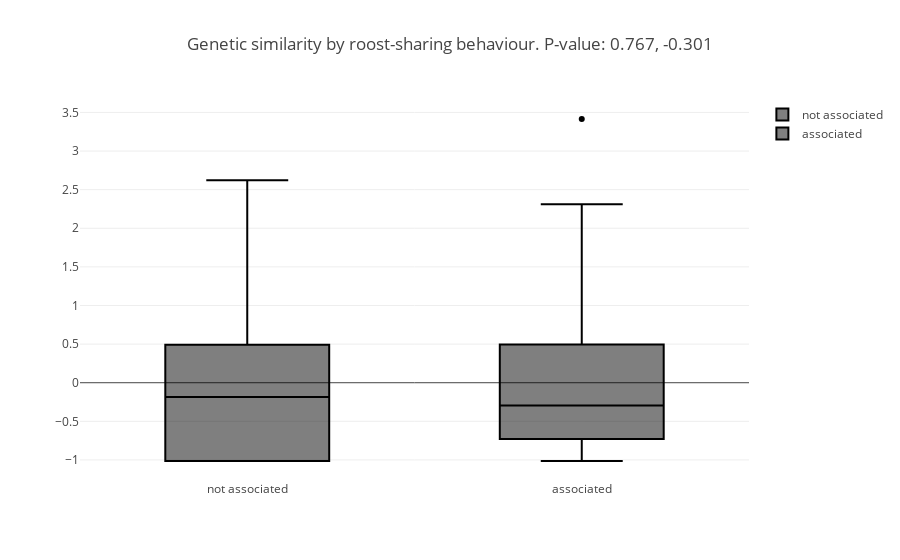

Notebook code cell kept with this figure:
### Markdown cell above
**Fig. 4** Density plot of pairwise roost-use similarity and genetic distance among Ana's bats.


It appears we could use a **threshold of 1** on the normalized roost scores to differentiate who's sleeping together from who isn't.

We'll create a factor and look at this using a boxplot now.

### Code cell
factor_threshold= 1
Factor_roost= [int(roost_diss_vector[x] >= factor_threshold) for x in range(len(gen_dist_vector))]

y1= [gen_dist_vector[x] for x in range(len(gen_dist_vector)) if Factor_roost[x] == 0]
y2= [gen_dist_vector[x] for x in range(len(gen_dist_vector)) if Factor_roost[x] == 1]

test_stat= stats.ttest_ind(y1, y2, equal_var = False)

fig_box= [go.Box(
    y= [gen_dist_vector[x] for x in range(len(gen_dist_vector)) if Factor_roost[x] == i],
    name= ['not associated','associated'][i],
    marker= dict(
        color= 'black'
    )
) for i in list(set(Factor_roost))]

layout= go.Layout(
    title= 'Genetic similarity by roost-sharing behaviour. P-value: {}, {}'.format(round(test_stat[1],3),round(test_stat[0],3))
)

fig = go.Figure(data=fig_box,layout= layout)
iplot(fig)

### Figure 1 — Plotly figure (JSON) as saved in the notebook; plotly's stock layout.template omitted (floating-point values rounded to 4 significant figures)
{"data": [{"marker": {"color": "black"}, "name": "not associated", "type": "box", "uid": "c042b86e-640c-474a-ab64-6ce52d889a5b", "y": [0.2353, 0.1565, 1.677, 1.569, -1.014, 1.994, 0.2273, -1.014, 1.668, 0.004994, -1.014, -1.014, 2.099, 0.1219, 0.362, 0.9288, -1.014, 0.2893, -0.1164, -0.1615, -0.6965, -0.6558, -0.009178, -1.014, 0.9005, 0.9979, 1.023, -1.014, -1.014, -1.014, -0.2758, -0.5885, -1.014, 0.8801, -1.014, -1.014, -1.014, -1.014, 0.3035, 1.296, 0.0484, 1.697, 1.11, -0.5079, 0.5267, 2.621, -0.2678, 2.095, -0.7337, 0.3496, -0.3909, 0.4594, -1.014, -0.3918, -1.014, 0.137, -0.6168, -1.014, -1.014, -1.014, -0.6744, 0.346, 0.3274, -0.313, -0.7417, -1.014, 0.1361, 0.1343, 1.457, -1.014, 0.2858, -1.014, 1.732, 1.368, -0.6886, -0.988, -0.2102, 0.8261, -0.1403, -0.2404, -0.2935, -1.014, 1.234, -0.8622, -1.014, 0.7969, -1.014, 0.1494]}, {"marker": {"color": "black"}, "name": "associated", "type": "box", "uid": "c3cdf8ca-a960-471f-b1b8-67fa4958fcd8", "y": [-0.6948, 0.2645, -0.5867, 3.415, -1.014, -0.4653, -0.2953, -0.5114, -1.014, -0.1172, 0.4567, -0.06764, -1.014, 2.311, 0.8846, 0.6109, -0.8276]}], "layout": {"title": "Genetic similarity by roost-sharing behaviour. P-value: 0.767, -0.301"}}
